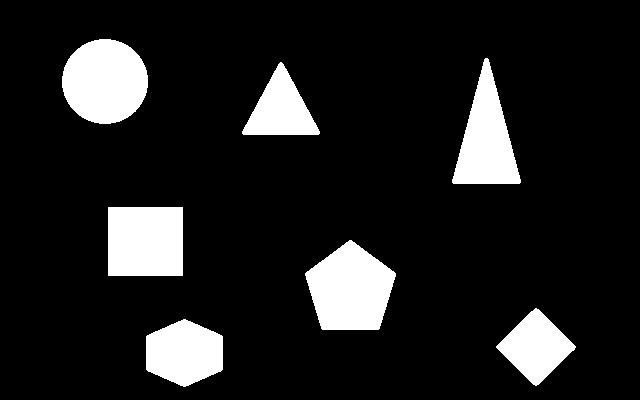
#> input picture Images/Objekte.png, 640 x 400 px, found by its file name
$ python beispielCode.py
#> lines starting #> are read from the running program, lines starting #| are printed output that depends on the picture; after the words box and inside, x2 and y2 are one past the last pixel; in counts of white or black regions, pixels touching at a corner belong together
import cv2
import numpy as np
import matplotlib.pyplot as plt
import matplotlib

def run(image, result,settings=None):
    data=np.sin(np.arange(0,100,0.5))
    print(data)
    result.append({"name":"Plot","data":data})

if __name__ == '__main__':
    matplotlib.use('Agg')
    image=cv2.imread("..\Images\Objekte.png")
#> image is the input picture: shape (400, 640, 3); 12.4% white; 7 white regions, largest, box (x1, y1, x2, y2) and area: (305, 240, 396, 330) 5787, (62, 39, 148, 124) 5724, (108, 207, 183, 276) 5175
    result=[]
    run(image,result)
    for ele in result:
        if(len(ele["data"].shape)==1):
            fig=plt.figure(num=ele["name"])
            plt.plot(ele["data"])
            fig.tight_layout()
            plt.grid(True)
            plt.xlim(0.0, len(ele["data"])-1)
            fig.canvas.draw()
            data = np.array(fig.canvas.renderer._renderer)
            cv2.imshow(ele["name"],data)
        else:
            cv2.imshow(ele["name"],ele["data"])
#> this loop made 1 pass
#> pass 1, `cv2.imshow(ele["name"],data)`:
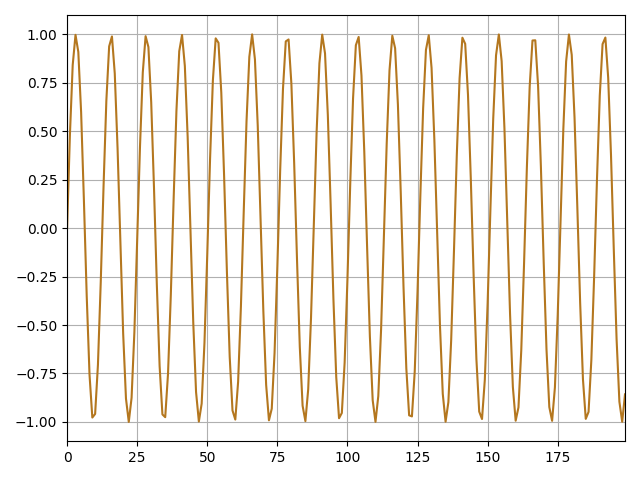
#> window 'Plot': shape (480, 640, 4); mean B, G, R, A 231.7, 238.9, 243.9, 255
    cv2.waitKey(0)
    cv2.destroyAllWindows()
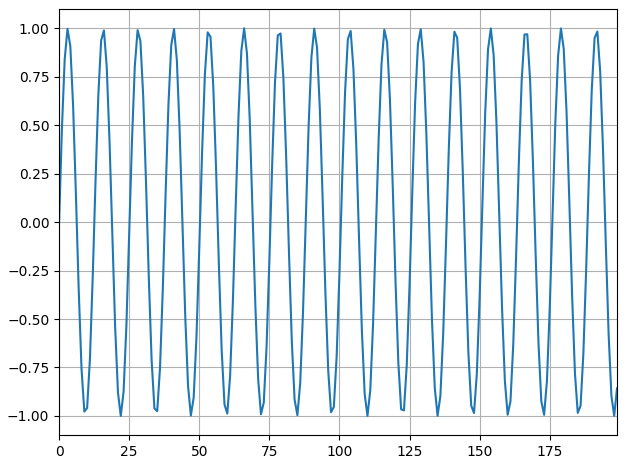
#> figure drawn by matplotlib, 1 panel; curve peaks at x = 66, y = 1
